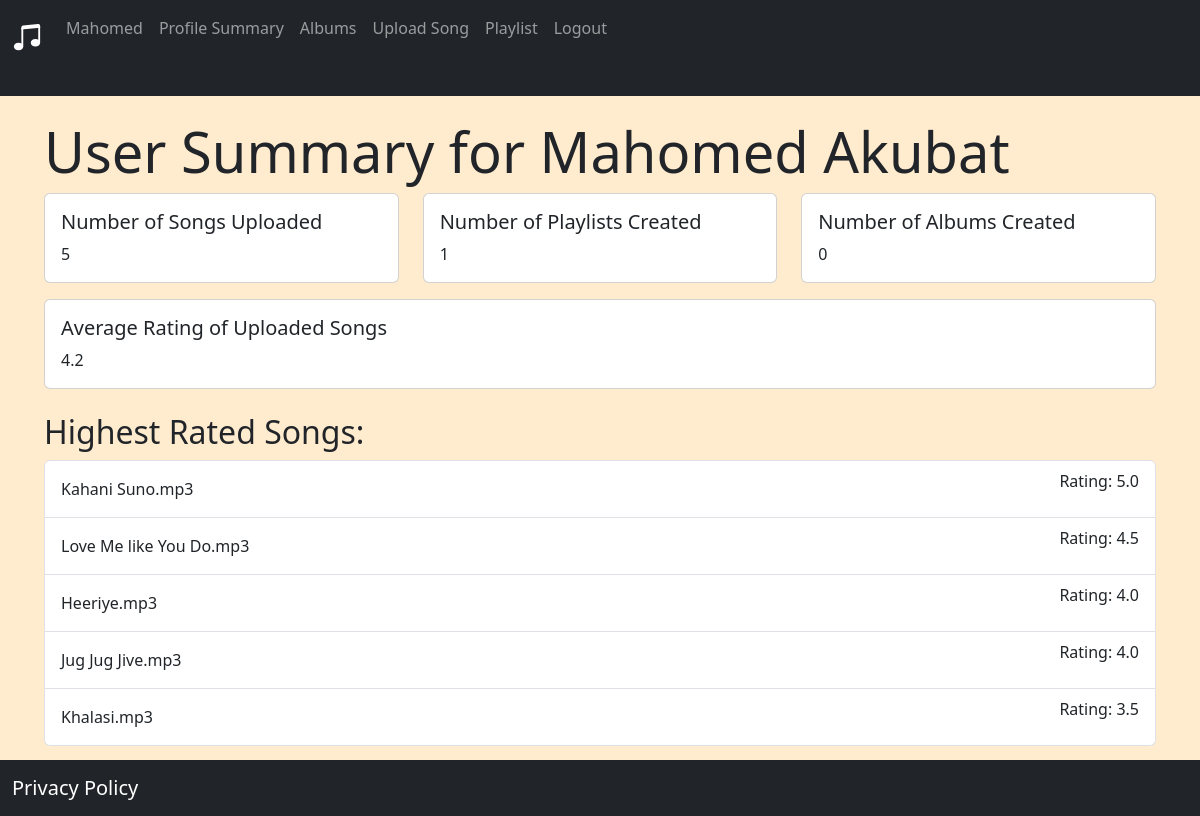
Page /user_summary (signed in) on the earlier database version.
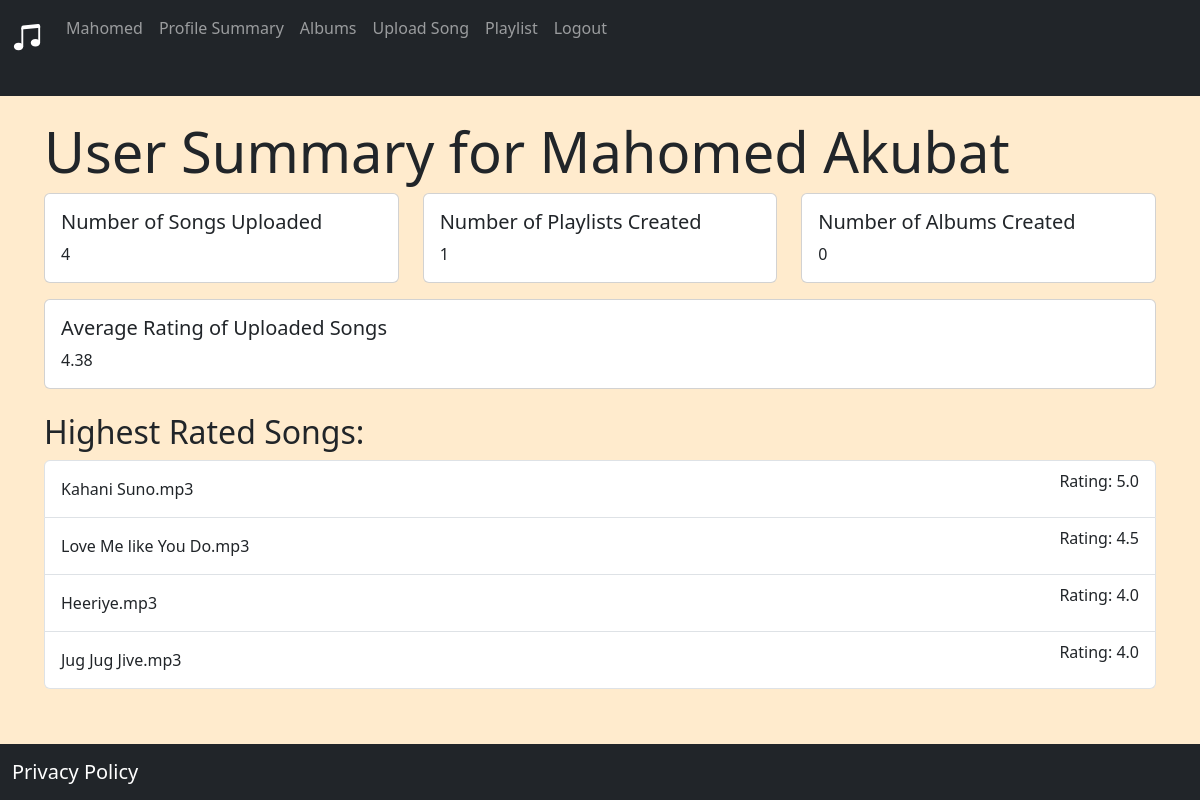
Same page on the later database version.
### website/models.py (models this page shows)
class User(db.Model, UserMixin):
    id = db.Column(db.Integer, primary_key = True)
    email = db.Column(db.String(150), unique = True)
    password = db.Column(db.String(150))
    first_name = db.Column(db.String(150))
    last_name = db.Column(db.String(150))
    white_list = db.Column(db.Boolean, default = True)
    playlists = db.relationship('Playlist', backref= 'user', lazy = True)
    songs = db.relationship('Song', backref= 'user', lazy = True)
    albums = db.relationship('Album', backref= 'user', lazy = True)

class Song(db.Model):
    id = db.Column(db.Integer, primary_key = True)
    name = db.Column(db.String(150))
    lyrics = db.Column(db.String(5000))
    duration = db.Column(db.String(150))
    singer = db.Column(db.String(150))
    genre = db.Column(db.String(150))
    created_at = db.Column(db.DateTime(), default = func.now())
    ratings = db.Column(db.Float, default=0.0)
    num_ratings = db.Column(db.Integer, default=0)
    user_id = db.Column(db.Integer, db.ForeignKey('user.id'))
    albums = db.relationship('Album', secondary= album_song_association, back_populates='album_songs')
    playlists = db.relationship('Playlist', secondary= playlist_song_association, back_populates='songs')

### website/views.py (the view)
@views.route('/user_summary')
def user_summary():
    user_id = session.get('user')
    user_name = session.get('user_name')
    user = User.query.get(user_id)
    num_songs = len(user.songs)
    num_playlists = len(user.playlists)
    num_albums = len(user.albums)
    total_rating = 0
    for song in user.songs:
        total_rating += song.ratings
    average_rating = total_rating / num_songs if num_songs > 0 else 0
    highest_rated_songs = (
        Song.query.filter_by(user_id=user_id)
        .order_by(Song.ratings.desc())
        .limit(5)  # You can limit to a specific number of top-rated songs
        .all()
    )
    return render_template(
        'user_summary.html',
        user=user,
        user_name = user_name,
        num_songs=num_songs,
        num_playlists=num_playlists,
        num_albums=num_albums,
        average_rating=average_rating,
        highest_rated_songs=highest_rated_songs,
    )

### website/templates/user_summary.html (shortened to what this page needs)
{% extends "base.html" %}
{% block content %}
<div class="container mt-5">
    <h1 class="display-4">User Summary for {{ user.first_name }} {{ user.last_name }}</h1>
    <div class="row">
        <div class="col-md-4">
            <div class="card">
                <div class="card-body">
                    <h5 class="card-title">Number of Songs Uploaded</h5>
                    <p class="card-text">{{ num_songs }}</p>
                </div>
            </div>
        </div>
        <div class="col-md-4">
            <div class="card">
                <div class="card-body">
                    <h5 class="card-title">Number of Playlists Created</h5>
                    <p class="card-text">{{ num_playlists }}</p>
                </div>
            </div>
        </div>
        <div class="col-md-4">
            <div class="card">
                <div class="card-body">
                    <h5 class="card-title">Number of Albums Created</h5>
                    <p class="card-text">{{ num_albums }}</p>
                </div>
            </div>
        </div>
    </div>
    <div class="card mt-3">
        <div class="card-body">
            <h5 class="card-title">Average Rating of Uploaded Songs</h5>
            <p class="card-text">{{ average_rating|round(2) }}</p>
        </div>
    </div>
    <div class="mt-4">
        <h2>Highest Rated Songs:</h2>
        <ul class="list-group">
            {% for song in highest_rated_songs %}
            <li class="list-group-item d-flex justify-content-between align-items-center">
                {{ song.name }}
                <p>Rating: {{ song.ratings|round(2) }}</p>
            </li>
            {% endfor %}
        </ul>
    </div>
</div>
{% endblock %}

### website/templates/base.html (shortened to what this page needs)
<!DOCTYPE html>
<html lang="en" >
<head>
  <link href="https://cdn.jsdelivr.net/npm/bootstrap@5.3.2/dist/css/bootstrap.min.css" rel="stylesheet"
>
</head>
<body  style="background-color: blanchedalmond;">
  <nav class="navbar navbar-expand-sm navbar-dark bg-dark fixed-top mb-4">
    <div class="container-fluid mb-4">
      <a class="navbar-brand" href="javascript:void(0)"> </i></a>
      <div class="collapse navbar-collapse" id="mynavbar">
        <ul class="navbar-nav me-auto">
          <li class="nav-item">
            <a class="nav-link" href="{{url_for('views.home')}}">{{ user_name}} </a>
          </li>
          <li class="nav-item">
            <a class="nav-link" href="{{url_for('views.user_summary')}}">Profile Summary </a>
          </li>
          <li class="nav-item">
            <a class="nav-link" href="{{url_for('album.view_albums')}}">
              <p>Albums </p>
            </a>
          </li>
          <li class="nav-item">
            <a class="nav-link" href="{{url_for('views.upload_song')}}">
              <p>Upload Song </p>
            </a>
          </li>
          <li class="nav-item">
            <a class="nav-link" href="{{url_for('playlist.select_playlist')}}">
              <p>Playlist </p>
            </a>
          </li>
          <li class="nav-item">
            <a class="nav-link" href="{{url_for('auth.logout')}}">Logout</a>
          </li>
        </ul>
      </div>
    </div>
  </nav>
  <div style="margin-top: 50px; padding: 20px; margin-bottom: 50px;">
    <div class="container-fluid mt-5 ">
      {% block content %}
      {% endblock %}
    </div>
  </div>
  <nav class="navbar navbar-expand-sm bg-dark navbar-dark fixed-bottom">
    <div class="container-fluid">
      <a class="navbar-brand" href="{{url_for('views.privacy_policy')}}" >Privacy Policy</a>
    </div>
  </nav>
</body>
</html>

Differences in the rows shown:
removed Song: name "Khalasi.mp3", ratings "3.5"
Other differences:
{{ num_songs }}: "5" → "4"
{{ average_rating|round(2) }}: "4.2" → "4.38"
